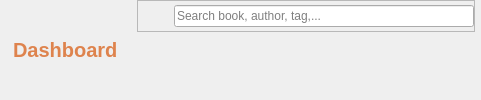
           <widget class="QWidget" name="headerFrame" native="true">
            <layout class="QHBoxLayout" name="horizontalLayout_3">
             <property name="leftMargin">
              <number>0</number>
             </property>
             <property name="topMargin">
              <number>0</number>
             </property>
             <property name="rightMargin">
              <number>0</number>
             </property>
             <property name="bottomMargin">
              <number>0</number>
             </property>
             <item>
              <widget class="QWidget" name="widget_4" native="true">
               <layout class="QHBoxLayout" name="horizontalLayout_4">
                <property name="leftMargin">
                 <number>0</number>
                </property>
                <property name="topMargin">
                 <number>0</number>
                </property>
                <property name="rightMargin">
                 <number>0</number>
                </property>
                <property name="bottomMargin">
                 <number>0</number>
                </property>
                <item>
                 <widget class="QLabel" name="label_12">
                  <property name="styleSheet">
                   <string notr="true"/>
                  </property>
                  <property name="text">
                   <string/>
                  </property>
                  <property name="pixmap">
                   <pixmap resource="Resource.qrc">:/OrangeIcons/Resource/Orange/menu.svg</pixmap>
                  </property>
                 </widget>
                </item>
                <item>
                 <widget class="QLabel" name="label_11">
                  <property name="font">
                   <font>
                    <family>MS Shell Dlg 2</family>
                    <pointsize>15</pointsize>
                    <weight>75</weight>
                    <italic>false</italic>
                    <bold>true</bold>
                   </font>
                  </property>
                  <property name="styleSheet">
                   <string notr="true">font: 75 15pt &quot;MS Shell Dlg 2&quot;;
color: #DE834D;
font: bold;</string>
                  </property>
                  <property name="text">
                   <string>Dashboard</string>
                  </property>
                  <property name="scaledContents">
                   <bool>false</bool>
                  </property>
                  <property name="wordWrap">
                   <bool>false</bool>
                  </property>
                 </widget>
                </item>
                <item>
                 <widget class="QLabel" name="label_9">
                  <property name="text">
                   <string/>
                  </property>
                 </widget>
                </item>
               </layout>
              </widget>
             </item>
             <item alignment="Qt::AlignHCenter">
              <widget class="QWidget" name="widget_5" native="true">
               <layout class="QHBoxLayout" name="horizontalLayout_6">
                <property name="leftMargin">
                 <number>0</number>
                </property>
                <property name="topMargin">
                 <number>0</number>
                </property>
                <property name="rightMargin">
                 <number>0</number>
                </property>
                <property name="bottomMargin">
                 <number>0</number>
                </property>
                <item alignment="Qt::AlignTop">
                 <widget class="QFrame" name="SearchFrame">
                  <property name="minimumSize">
                   <size>
                    <width>0</width>
                    <height>0</height>
                   </size>
                  </property>
                  <property name="maximumSize">
                   <size>
                    <width>16777215</width>
                    <height>16777215</height>
                   </size>
                  </property>
                  <property name="styleSheet">
                   <string notr="true"/>
                  </property>
                  <property name="frameShape">
                   <enum>QFrame::StyledPanel</enum>
                  </property>
                  <property name="frameShadow">
                   <enum>QFrame::Raised</enum>
                  </property>
                  <layout class="QHBoxLayout" name="horizontalLayout_7">
                   <property name="leftMargin">
                    <number>0</number>
                   </property>
                   <property name="topMargin">
                    <number>0</number>
                   </property>
                   <property name="rightMargin">
                    <number>0</number>
                   </property>
                   <property name="bottomMargin">
                    <number>0</number>
                   </property>
                   <item>
                    <widget class="QLabel" name="label_10">
                     <property name="minimumSize">
                      <size>
                       <width>30</width>
                       <height>30</height>
                      </size>
                     </property>
                     <property name="maximumSize">
                      <size>
                       <width>30</width>
                       <height>30</height>
                      </size>
                     </property>
                     <property name="text">
                      <string/>
                     </property>
                     <property name="pixmap">
                      <pixmap resource="Resource.qrc">:/OrangeIcons/Resource/Orange/search.svg</pixmap>
                     </property>
                    </widget>
                   </item>
                   <item>
                    <widget class="QLineEdit" name="lineEdit_3">
                     <property name="minimumSize">
                      <size>
                       <width>300</width>
                       <height>0</height>
                      </size>
                     </property>
                     <property name="placeholderText">
                      <string>Search book, author, tag,...</string>
                     </property>
                    </widget>
                   </item>
                  </layout>
                 </widget>
                </item>
               </layout>
              </widget>
             </item>
             <item alignment="Qt::AlignRight">
              <widget class="QWidget" name="widget_6" native="true">
               <layout class="QHBoxLayout" name="horizontalLayout_5">
                <property name="leftMargin">
                 <number>0</number>
                </property>
                <property name="topMargin">
                 <number>0</number>
                </property>
                <property name="rightMargin">
                 <number>0</number>
                </property>
                <property name="bottomMargin">
                 <number>0</number>
                </property>
               </layout>
              </widget>
             </item>
            </layout>
           </widget>
